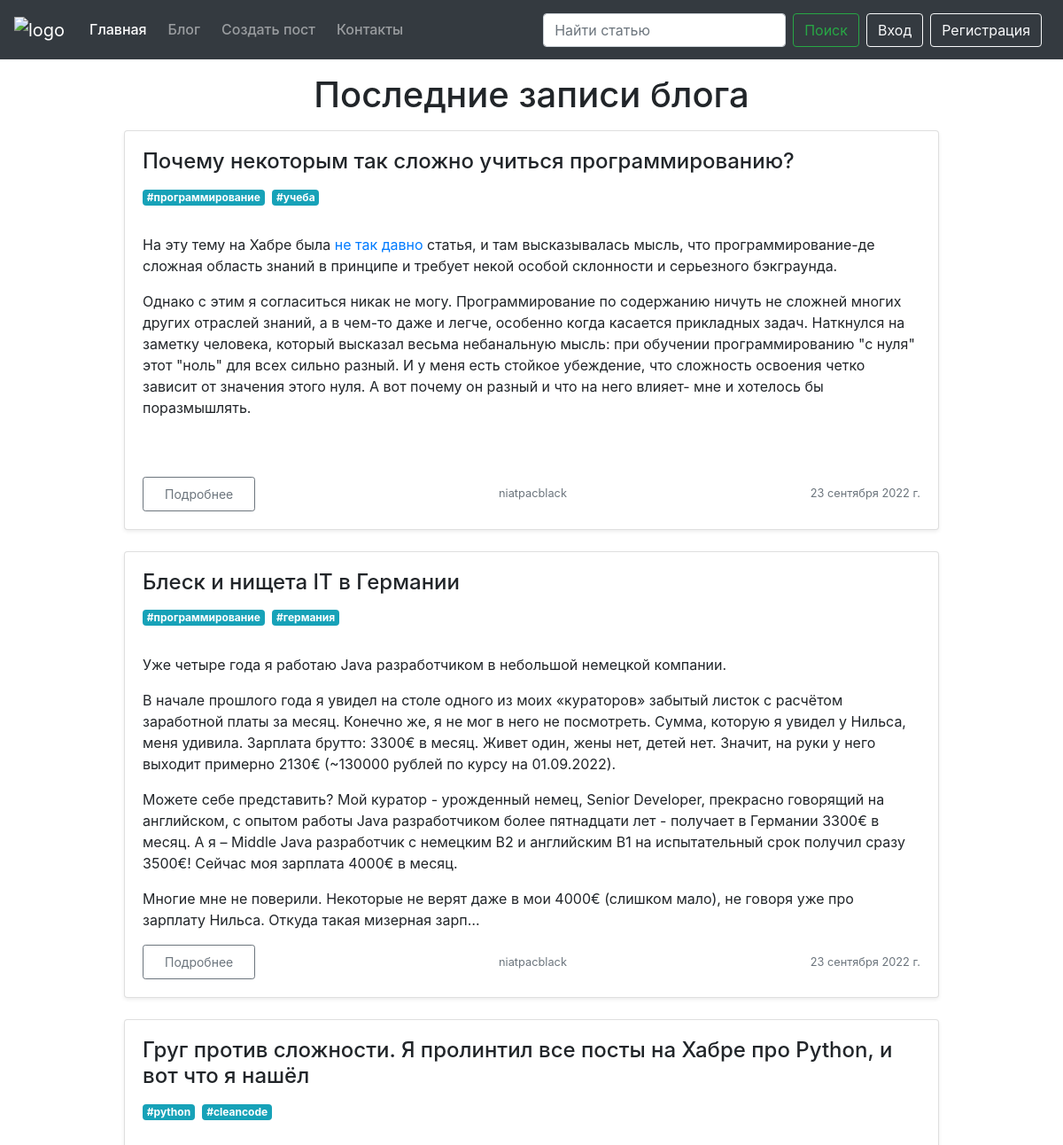
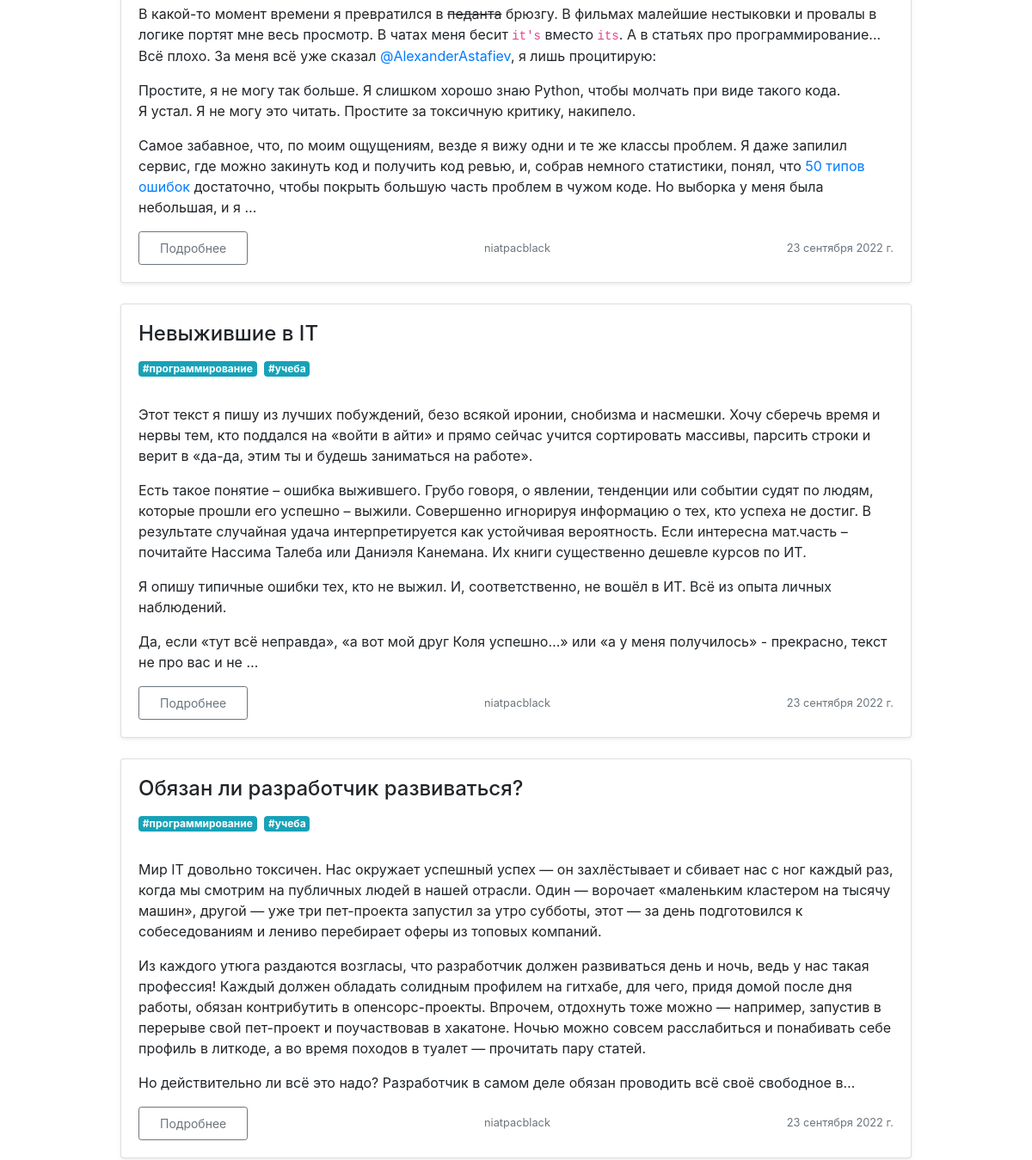
The app's page /blog/?page=3 (upper part), older data (2 pictures, top to bottom).
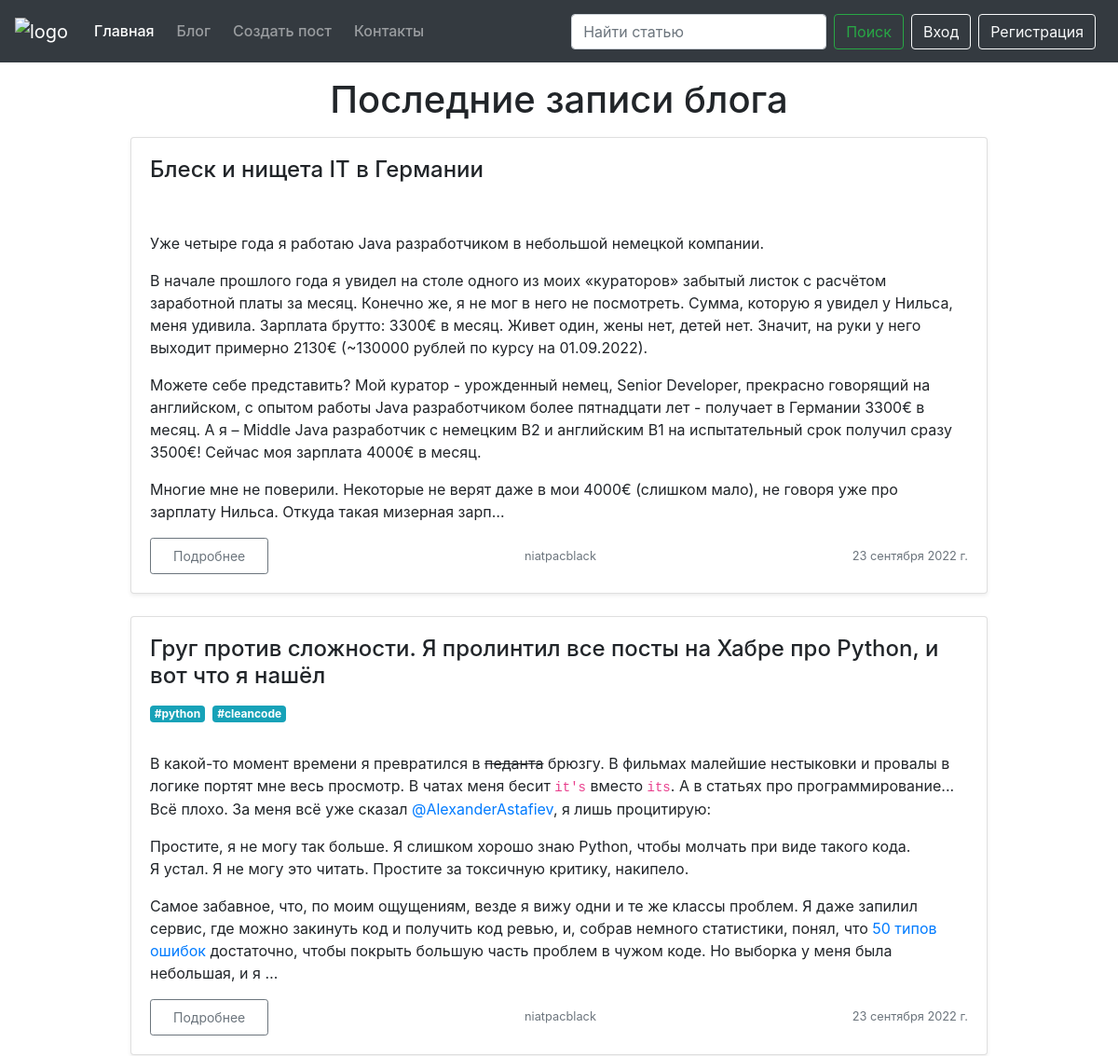
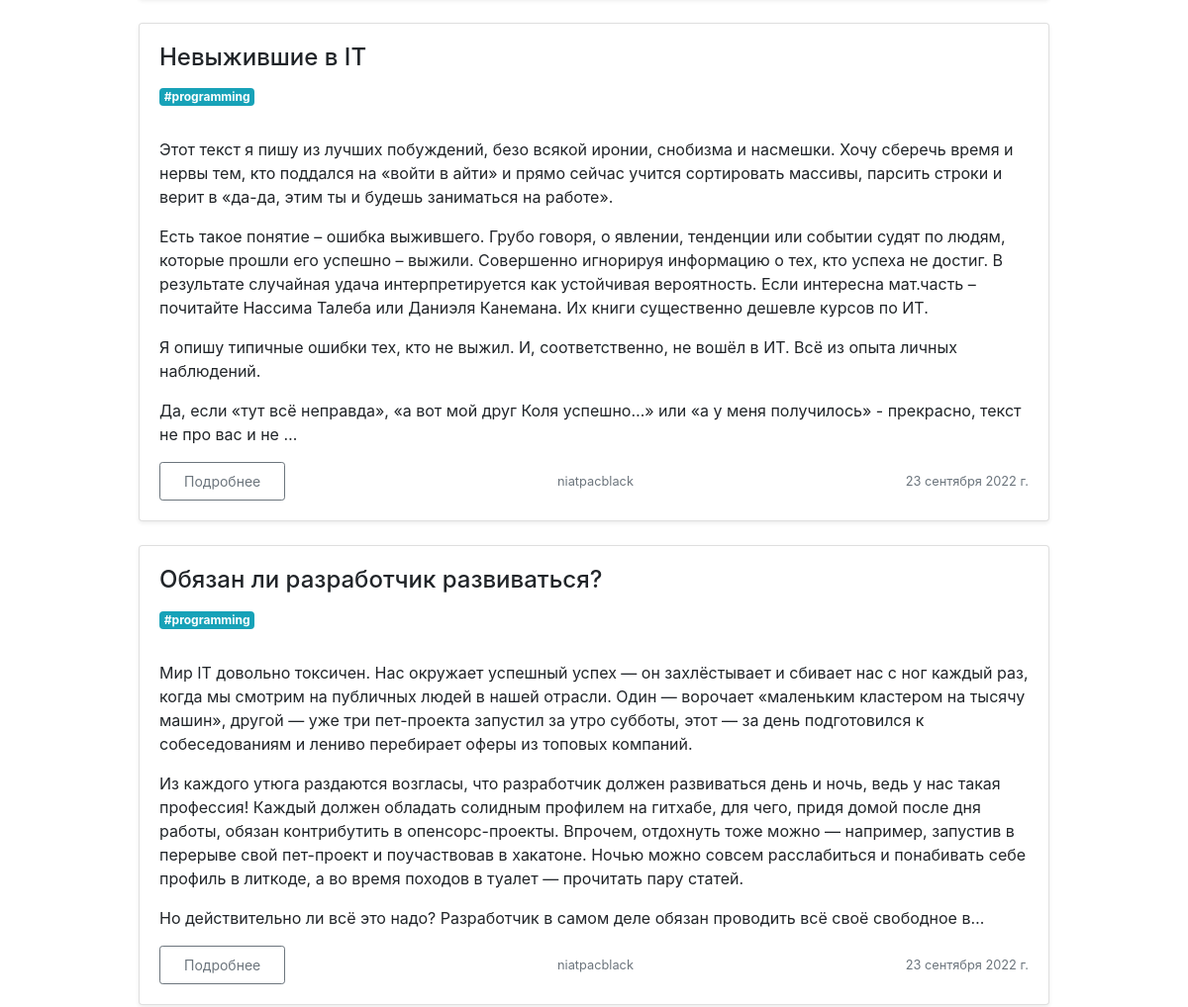
The same page, newer data (2 pictures, top to bottom).
### blog_app/models.py (models this page shows, shortened)
class PostModel(models.Model):
    heading = models.CharField(max_length=255, verbose_name="Заголовок")
    title = models.CharField(max_length=255, verbose_name="Название")
    image = models.ImageField(blank=True, null=True, verbose_name="Картинка")
    url = models.SlugField(verbose_name="Имя ссылки на ваш пост")
    description = RichTextUploadingField(verbose_name="Описание")
    content = RichTextUploadingField(verbose_name="Контент поста")
    author = models.ForeignKey(User, related_name="posts", on_delete=models.CASCADE, verbose_name="Автор")
    created_data = models.DateField(default=timezone.now, verbose_name="Дата создания")
    tag = TaggableManager()
    class Meta:
        db_table = "posts"
        verbose_name = "Пост"
        verbose_name_plural = "Посты"

### blog_app/views.py (the view)
# urls.py: path("", views.BlogPageView.as_view(), name="blog"),
class BlogPageView(View):
    @logger.catch
    def get(self, request):
        return render(
            request,
            "blog_app/blog_page.html",
            context={
                "posts_for_page": get_posts_for_page(
                    page_number=request.GET.get("page"),
                    quantity_posts_for_page=6,
                )
            },
        )

### blog_app/blog_services/models_services.py (called while the page is built)
def get_all_posts_from_blog():
    return PostModel.objects.all()[::-1]

### blog_app/blog_services/view_services.py (called while the page is built)
def get_posts_for_page(page_number: str, quantity_posts_for_page: int):
    all_posts = get_all_posts_from_blog()
    paginator = Paginator(all_posts, quantity_posts_for_page)
    posts_for_page = paginator.get_page(page_number)
    return posts_for_page

### blog_app/templates/blog_app/blog_page.html (shortened to what this page needs)
{% extends 'base.html' %}
{% load static %}
{% block content_app %}
<div class="container">
    <h1 class="my-3 text-center">Последние записи блога</h1>
    <div class="row">
        {% for post in posts_for_page %}
        <div class="col-md-1"></div>
        <div class="col-md-10">
            <div class="card mb-4 shadow-sm">
                <div class="card-body">
                    <h4 class="card-title">{{ post.title }}</h4>
                    {% for tag in post.tag.all %}
                    <a href="../search/tag/{{ tag|lower }}" class="mr-1 mb-3 badge badge-info">#{{ tag|lower }}</a>
                    {% endfor %}
                    <p class="card-text">{{ post.description|safe|truncatechars:1000 }}</p>
                    <div class="d-flex justify-content-between align-items-center">
                        <div class="btn-group">
                            <a href="{% url 'blog_post' post.url %}" class="btn px-4 py-2 btn-sm btn-outline-secondary">Подробнее</a>
                        </div>
                        <small class="text-muted">{{ post.author }}</small>
                        <small class="text-muted">{{ post.created_data }}</small>
                    </div>
                </div>
            </div>
        </div>
        <div class="col-md-1"></div>
        {% endfor %}
    </div>
</div>
<br>
{% endblock %}

Row changes from the older to the newer data that the page shows:
no longer on this page (row unchanged): PostModel: title "Почему некоторым так сложно учиться программированию?", description "На эту тему на Хабре была не так давно статья, и там высказывалась мысль, что программирование-де сложная область знаний в принципе и требует некой особой склонности и серьезного бэкграунда. Однако с этим я согласиться никак не могу. Программирование по содержанию ничуть не сложней многих других отраслей знаний, а в чем-то даже и легче, особенно когда касается прикладных задач. Наткнулся на заметку человека, который высказал весьма небанальную мысль: при обучении программированию \"с нуля\" этот \"ноль\" для всех сильно разный. И у меня есть стойкое убеждение, что сложность освоения четко зависит от значения этого нуля. А вот почему он разный и что на него влияет- мне и хотелось бы поразмышлять.", author "niatpacblack", created_data "23 сентября 2022 г."
removed Tag: name "программирование"
removed Tag: name "учеба"
removed Tag: name "германия", shown under PostModel "Блеск и нищета IT в Германии"
added Tag: name "programming"
